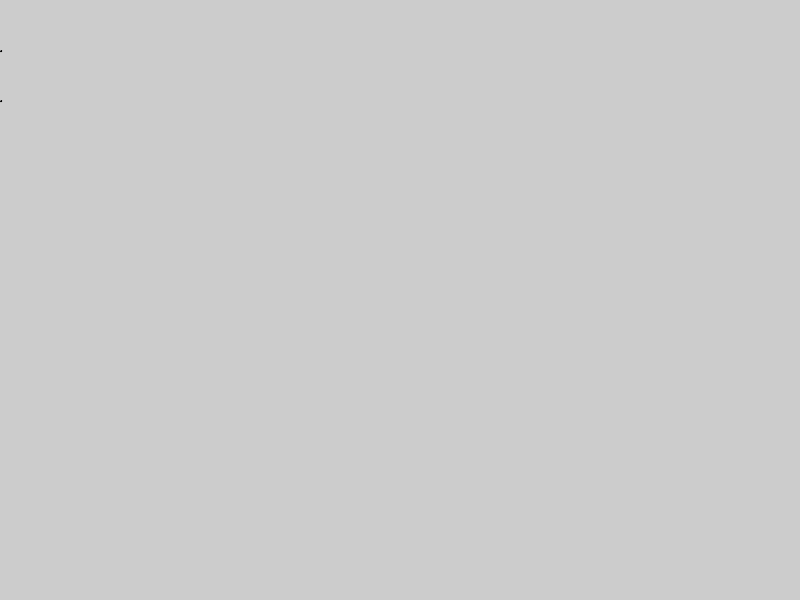
Frame 1 (no input)
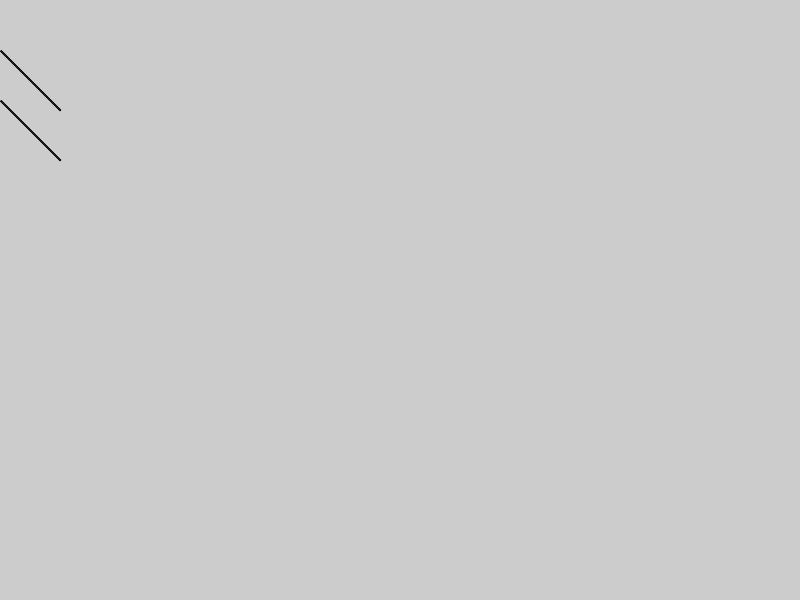
Frame 60 (the mouse pressed at the canvas centre just before this capture)
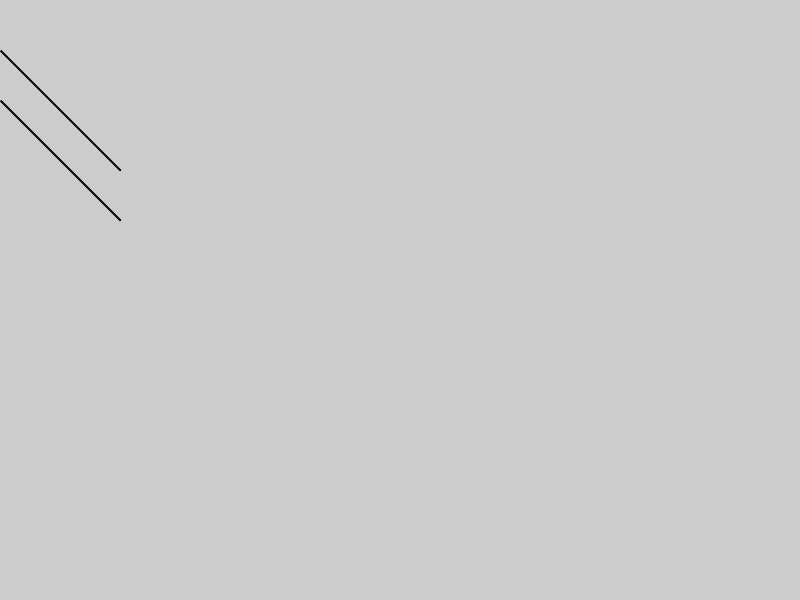
Frame 120 (the mouse held since frame 60 and released just before this capture)

The Processing sketch that drew these frames (run headless with seeded random() and noise(); from frame 60 on, the mouse is pressed at the canvas centre):

// Processing sketch: equation_of_line_parallel
// ── equation_of_line_parallel.pde
int x=0;
int m = 1;
int c = 100;
int y = m*x+c;

int a = 0;
int b = 1;
int s = 50;
int f = b*a+s;

void setup(){
  size(800,600);
}

void draw(){
  x = x + 1;
  y=m*x+c;
  ellipse(x,y,1,1);
  
  a=a+1;
  f=b*a+s;
  ellipse(a,f,1,1);
  


}
